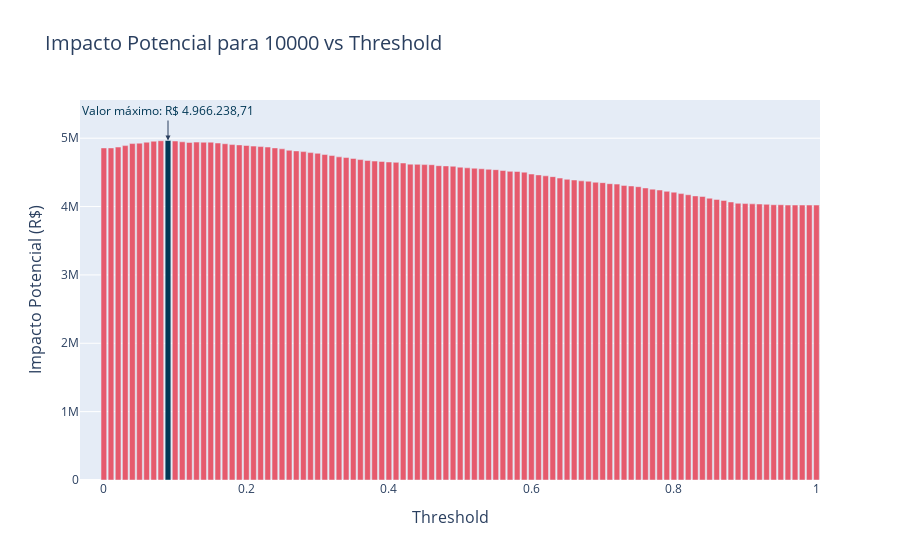

Notebook cell for this chart:
### Code cell
import plotly.express as px


# Encontrar o índice e o valor do maior impacto_potencial
max_index = df_impact['impacto_potencial'].idxmax()
max_value = df_impact['impacto_potencial'].max()

# Criar gráfico de barras para o impacto total
fig_bar = px.bar(df_impact, x='threshold', y='impacto_potencial',
                 title=f'Impacto Potencial para {n_cliente} vs Threshold',
                 labels={'threshold': 'Threshold', 'impacto_potencial': 'Impacto Potencial (R$)'})

# Alterar a cor da barra máxima
colors = ['#e65a6d'] * len(df_impact) #red
colors[max_index] = '#003755'  # Destacar a barra máxima com cor azul

fig_bar.update_traces(marker_color=colors)

# Adicionar anotação para o valor mais alto
fig_bar.add_annotation(
    x=df_impact['threshold'][max_index],
    y=max_value,
    text=f'Valor máximo: R$ {valor(max_value)}',
    showarrow=True,
    arrowhead=2,
    ax=0,
    ay=-30,
    font=dict(color="#003755", size=12)
)

fig_bar.update_layout(
    title_font_size=20,
    xaxis_title_font_size=16,
    yaxis_title_font_size=16
)

fig_bar.show()

### Figure 1 — Plotly figure (JSON) as saved in the notebook; plotly's stock layout.template omitted (floating-point values rounded to 4 significant figures)
{"data": [{"alignmentgroup": "True", "hovertemplate": "Threshold=%{x}<br>Impacto Potencial (R$)=%{y}<extra></extra>", "legendgroup": "", "marker": {"color": ["#e65a6d", "#e65a6d", "#e65a6d", "#e65a6d", "#e65a6d", "#e65a6d", "#e65a6d", "#e65a6d", "#e65a6d", "#003755", "#e65a6d", "#e65a6d", "#e65a6d", "#e65a6d", "#e65a6d", "#e65a6d", "#e65a6d", "#e65a6d", "#e65a6d", "#e65a6d", "#e65a6d", "#e65a6d", "#e65a6d", "#e65a6d", "#e65a6d", "#e65a6d", "#e65a6d", "#e65a6d", "#e65a6d", "#e65a6d", "#e65a6d", "#e65a6d", "#e65a6d", "#e65a6d", "#e65a6d", "#e65a6d", "#e65a6d", "#e65a6d", "#e65a6d", "#e65a6d", "#e65a6d", "#e65a6d", "#e65a6d", "#e65a6d", "#e65a6d", "#e65a6d", "#e65a6d", "#e65a6d", "#e65a6d", "#e65a6d", "#e65a6d", "#e65a6d", "#e65a6d", "#e65a6d", "#e65a6d", "#e65a6d", "#e65a6d", "#e65a6d", "#e65a6d", "#e65a6d", "#e65a6d", "#e65a6d", "#e65a6d", "#e65a6d", "#e65a6d", "#e65a6d", "#e65a6d", "#e65a6d", "#e65a6d", "#e65a6d", "#e65a6d", "#e65a6d", "#e65a6d", "#e65a6d", "#e65a6d", "#e65a6d", "#e65a6d", "#e65a6d", "#e65a6d", "#e65a6d", "#e65a6d", "#e65a6d", "#e65a6d", "#e65a6d", "#e65a6d", "#e65a6d", "#e65a6d", "#e65a6d", "#e65a6d", "#e65a6d", "#e65a6d", "#e65a6d", "#e65a6d", "#e65a6d", "#e65a6d", "#e65a6d", "#e65a6d", "#e65a6d", "#e65a6d", "#e65a6d", "#e65a6d"], "pattern": {"shape": ""}}, "name": "", "offsetgroup": "", "orientation": "v", "showlegend": false, "textposition": "auto", "type": "bar", "x": [0, 0.01, 0.02, 0.03, 0.04, 0.05, 0.06, 0.07, 0.08, 0.09, 0.1, 0.11, 0.12, 0.13, 0.14, 0.15, 0.16, 0.17, 0.18, 0.19, 0.2, 0.21, 0.22, 0.23, 0.24, 0.25, 0.26, 0.27, 0.28, 0.29, 0.3, 0.31, 0.32, 0.33, 0.34, 0.35, 0.36, 0.37, 0.38, 0.39, 0.4, 0.41, 0.42, 0.43, 0.44, 0.45, 0.46, 0.47, 0.48, 0.49, 0.5, 0.51, 0.52, 0.53, 0.54, 0.55, 0.56, 0.57, 0.58, 0.59, 0.6, 0.61, 0.62, 0.63, 0.64, 0.65, 0.66, 0.67, 0.68, 0.69, 0.7, 0.71, 0.72, 0.73, 0.74, 0.75, 0.76, 0.77, 0.78, 0.79, 0.8, 0.81, 0.82, 0.83, 0.84, 0.85, 0.86, 0.87, 0.88, 0.89, 0.9, 0.91, 0.92, 0.93, 0.94, 0.95, 0.96, 0.97, 0.98, 0.99, 1], "xaxis": "x", "y": [4857000.0, 4857000.0, 4870000.0, 4892000.0, 4921000.0, 4927000.0, 4941000.0, 4956000.0, 4963000.0, 4966000.0, 4959000.0, 4947000.0, 4938000.0, 4943000.0, 4941000.0, 4942000.0, 4929000.0, 4919000.0, 4906000.0, 4902000.0, 4893000.0, 4884000.0, 4877000.0, 4870000.0, 4858000.0, 4844000.0, 4823000.0, 4814000.0, 4804000.0, 4789000.0, 4779000.0, 4761000.0, 4746000.0, 4727000.0, 4717000.0, 4704000.0, 4687000.0, 4673000.0, 4665000.0, 4660000.0, 4652000.0, 4646000.0, 4637000.0, 4620000.0, 4617000.0, 4613000.0, 4612000.0, 4598000.0, 4594000.0, 4590000.0, 4576000.0, 4566000.0, 4561000.0, 4553000.0, 4545000.0, 4540000.0, 4527000.0, 4515000.0, 4513000.0, 4503000.0, 4476000.0, 4463000.0, 4449000.0, 4438000.0, 4417000.0, 4399000.0, 4388000.0, 4376000.0, 4370000.0, 4356000.0, 4349000.0, 4335000.0, 4328000.0, 4309000.0, 4301000.0, 4291000.0, 4272000.0, 4255000.0, 4242000.0, 4223000.0, 4211000.0, 4189000.0, 4173000.0, 4156000.0, 4147000.0, 4122000.0, 4105000.0, 4090000.0, 4067000.0, 4048000.0, 4044000.0, 4039000.0, 4037000.0, 4033000.0, 4027000.0, 4027000.0, 4022000.0, 4022000.0, 4022000.0, 4022000.0, 4022000.0], "yaxis": "y"}], "layout": {"annotations": [{"arrowhead": 2, "ax": 0, "ay": -30, "font": {"color": "#003755", "size": 12}, "showarrow": true, "text": "Valor máximo: R$ 4.966.238,71", "x": 0.09, "y": 4966000.0}], "barmode": "relative", "legend": {"tracegroupgap": 0}, "title": {"font": {"size": 20}, "text": "Impacto Potencial para 10000 vs Threshold"}, "xaxis": {"anchor": "y", "domain": [0, 1], "title": {"font": {"size": 16}, "text": "Threshold"}}, "yaxis": {"anchor": "x", "domain": [0, 1], "title": {"font": {"size": 16}, "text": "Impacto Potencial (R$)"}}}}
